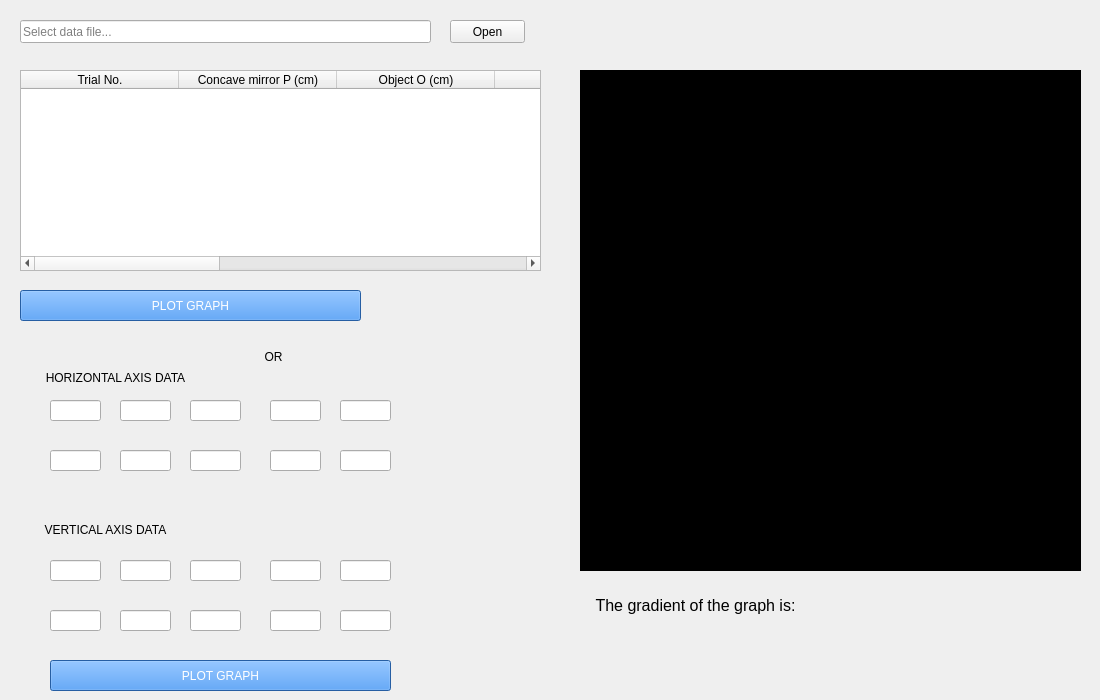
     <widget class="QWidget" name="tab_2">
      <attribute name="title">
       <string>Concave Mirror</string>
      </attribute>
      <widget class="QLineEdit" name="vert_43">
       <property name="geometry">
        <rect>
         <x>190</x>
         <y>560</y>
         <width>51</width>
         <height>21</height>
        </rect>
       </property>
      </widget>
      <widget class="QLineEdit" name="hori_46">
       <property name="geometry">
        <rect>
         <x>50</x>
         <y>450</y>
         <width>51</width>
         <height>21</height>
        </rect>
       </property>
      </widget>
      <widget class="QLineEdit" name="vert_48">
       <property name="geometry">
        <rect>
         <x>190</x>
         <y>610</y>
         <width>51</width>
         <height>21</height>
        </rect>
       </property>
      </widget>
      <widget class="QLineEdit" name="hori_47">
       <property name="geometry">
        <rect>
         <x>120</x>
         <y>450</y>
         <width>51</width>
         <height>21</height>
        </rect>
       </property>
      </widget>
      <widget class="QLineEdit" name="hori_41">
       <property name="geometry">
        <rect>
         <x>50</x>
         <y>400</y>
         <width>51</width>
         <height>21</height>
        </rect>
       </property>
      </widget>
      <widget class="QLabel" name="label_18">
       <property name="geometry">
        <rect>
         <x>250</x>
         <y>350</y>
         <width>47</width>
         <height>13</height>
        </rect>
       </property>
       <property name="text">
        <string>OR</string>
       </property>
       <property name="alignment">
        <set>Qt::AlignCenter</set>
       </property>
      </widget>
      <widget class="QLineEdit" name="vert_50">
       <property name="geometry">
        <rect>
         <x>340</x>
         <y>610</y>
         <width>51</width>
         <height>21</height>
        </rect>
       </property>
      </widget>
      <widget class="QLabel" name="label_20">
       <property name="geometry">
        <rect>
         <x>580</x>
         <y>590</y>
         <width>231</width>
         <height>31</height>
        </rect>
       </property>
       <property name="font">
        <font>
         <pointsize>12</pointsize>
        </font>
       </property>
       <property name="text">
        <string>The gradient of the graph is:</string>
       </property>
       <property name="alignment">
        <set>Qt::AlignCenter</set>
       </property>
      </widget>
      <widget class="QLineEdit" name="data_file_path_5">
       <property name="geometry">
        <rect>
         <x>20</x>
         <y>20</y>
         <width>411</width>
         <height>23</height>
        </rect>
       </property>
       <property name="placeholderText">
        <string>Select data file...</string>
       </property>
      </widget>
      <widget class="QLineEdit" name="hori_42">
       <property name="geometry">
        <rect>
         <x>120</x>
         <y>400</y>
         <width>51</width>
         <height>21</height>
        </rect>
       </property>
      </widget>
      <widget class="QPushButton" name="table_graph_btn_5">
       <property name="geometry">
        <rect>
         <x>20</x>
         <y>290</y>
         <width>341</width>
         <height>31</height>
        </rect>
       </property>
       <property name="styleSheet">
        <string notr="true">background-color: rgb(53, 132, 228);
color: rgb(255, 255, 255);</string>
       </property>
       <property name="text">
        <string>PLOT GRAPH</string>
       </property>
      </widget>
      <widget class="QLineEdit" name="hori_49">
       <property name="geometry">
        <rect>
         <x>270</x>
         <y>450</y>
         <width>51</width>
         <height>21</height>
        </rect>
       </property>
      </widget>
      <widget class="QLineEdit" name="hori_48">
       <property name="geometry">
        <rect>
         <x>190</x>
         <y>450</y>
         <width>51</width>
         <height>21</height>
        </rect>
       </property>
      </widget>
      <widget class="QLineEdit" name="vert_41">
       <property name="geometry">
        <rect>
         <x>50</x>
         <y>560</y>
         <width>51</width>
         <height>21</height>
        </rect>
       </property>
      </widget>
      <widget class="QLineEdit" name="vert_42">
       <property name="geometry">
        <rect>
         <x>120</x>
         <y>560</y>
         <width>51</width>
         <height>21</height>
        </rect>
       </property>
      </widget>
      <widget class="QLineEdit" name="hori_45">
       <property name="geometry">
        <rect>
         <x>340</x>
         <y>400</y>
         <width>51</width>
         <height>21</height>
        </rect>
       </property>
      </widget>
      <widget class="PlotWidget" name="graph_5" native="true">
       <property name="geometry">
        <rect>
         <x>580</x>
         <y>70</y>
         <width>501</width>
         <height>501</height>
        </rect>
       </property>
       <property name="statusTip">
        <string>Graph</string>
       </property>
       <property name="autoFillBackground">
        <bool>false</bool>
       </property>
       <property name="styleSheet">
        <string notr="true">background-color: rgb(0, 0, 0);</string>
       </property>
      </widget>
      <widget class="QLineEdit" name="vert_45">
       <property name="geometry">
        <rect>
         <x>340</x>
         <y>560</y>
         <width>51</width>
         <height>21</height>
        </rect>
       </property>
      </widget>
      <widget class="QLineEdit" name="vert_44">
       <property name="geometry">
        <rect>
         <x>270</x>
         <y>560</y>
         <width>51</width>
         <height>21</height>
        </rect>
       </property>
      </widget>
      <widget class="QLineEdit" name="vert_49">
       <property name="geometry">
        <rect>
         <x>270</x>
         <y>610</y>
         <width>51</width>
         <height>21</height>
        </rect>
       </property>
      </widget>
      <widget class="QLineEdit" name="vert_47">
       <property name="geometry">
        <rect>
         <x>120</x>
         <y>610</y>
         <width>51</width>
         <height>21</height>
        </rect>
       </property>
      </widget>
      <widget class="QLabel" name="slope_value_5">
       <property name="geometry">
        <rect>
         <x>820</x>
         <y>584</y>
         <width>271</width>
         <height>41</height>
        </rect>
       </property>
       <property name="font">
        <font>
         <pointsize>12</pointsize>
        </font>
       </property>
       <property name="text">
        <string/>
       </property>
       <property name="alignment">
        <set>Qt::AlignLeading|Qt::AlignLeft|Qt::AlignVCenter</set>
       </property>
      </widget>
      <widget class="QLineEdit" name="hori_50">
       <property name="geometry">
        <rect>
         <x>340</x>
         <y>450</y>
         <width>51</width>
         <height>21</height>
        </rect>
       </property>
      </widget>
      <widget class="QLineEdit" name="vert_46">
       <property name="geometry">
        <rect>
         <x>50</x>
         <y>610</y>
         <width>51</width>
         <height>21</height>
        </rect>
       </property>
      </widget>
      <widget class="QTableWidget" name="tableWidget_5">
       <property name="geometry">
        <rect>
         <x>20</x>
         <y>70</y>
         <width>521</width>
         <height>201</height>
        </rect>
       </property>
       <property name="statusTip">
        <string>Data table</string>
       </property>
       <property name="showGrid">
        <bool>true</bool>
       </property>
       <property name="sortingEnabled">
        <bool>false</bool>
       </property>
       <property name="columnCount">
        <number>8</number>
       </property>
       <attribute name="horizontalHeaderCascadingSectionResizes">
        <bool>false</bool>
       </attribute>
       <attribute name="horizontalHeaderDefaultSectionSize">
        <number>158</number>
       </attribute>
       <column>
        <property name="text">
         <string>Trial No.</string>
        </property>
       </column>
       <column>
        <property name="text">
         <string>Concave mirror P (cm)</string>
        </property>
       </column>
       <column>
        <property name="text">
         <string>Object O (cm)</string>
        </property>
       </column>
       <column>
        <property name="text">
         <string>Image I (cm)</string>
        </property>
       </column>
       <column>
        <property name="text">
         <string>1/v (cm^-1)</string>
        </property>
       </column>
       <column>
        <property name="text">
         <string>1/u (cm^-1)</string>
        </property>
       </column>
       <column>
        <property name="text">
         <string>uv (cm^2)</string>
        </property>
       </column>
       <column>
        <property name="text">
         <string>u+v (cm)</string>
        </property>
       </column>
      </widget>
      <widget class="QLineEdit" name="hori_44">
       <property name="geometry">
        <rect>
         <x>270</x>
         <y>400</y>
         <width>51</width>
         <height>21</height>
        </rect>
       </property>
      </widget>
      <widget class="QPushButton" name="no_table_graph_btn_5">
       <property name="geometry">
        <rect>
         <x>50</x>
         <y>660</y>
         <width>341</width>
         <height>31</height>
        </rect>
       </property>
       <property name="styleSheet">
        <string notr="true">background-color: rgb(53, 132, 228);
color: rgb(255, 255, 255);</string>
       </property>
       <property name="text">
        <string>PLOT GRAPH</string>
       </property>
      </widget>
      <widget class="QLabel" name="label_19">
       <property name="geometry">
        <rect>
         <x>20</x>
         <y>370</y>
         <width>191</width>
         <height>16</height>
        </rect>
       </property>
       <property name="text">
        <string>HORIZONTAL AXIS DATA</string>
       </property>
       <property name="alignment">
        <set>Qt::AlignCenter</set>
       </property>
      </widget>
      <widget class="QLineEdit" name="hori_43">
       <property name="geometry">
        <rect>
         <x>190</x>
         <y>400</y>
         <width>51</width>
         <height>21</height>
        </rect>
       </property>
      </widget>
      <widget class="QPushButton" name="file_btn_5">
       <property name="geometry">
        <rect>
         <x>450</x>
         <y>20</y>
         <width>75</width>
         <height>23</height>
        </rect>
       </property>
       <property name="text">
        <string>Open</string>
       </property>
      </widget>
      <widget class="QLabel" name="label_17">
       <property name="geometry">
        <rect>
         <x>20</x>
         <y>520</y>
         <width>171</width>
         <height>20</height>
        </rect>
       </property>
       <property name="text">
        <string>VERTICAL AXIS DATA</string>
       </property>
       <property name="alignment">
        <set>Qt::AlignCenter</set>
       </property>
      </widget>
     </widget>
